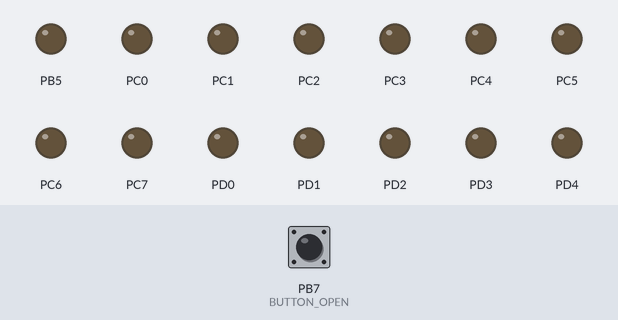
A program run on a simulated ATmega328P, built with avr-gcc and emulated at 2 MHz. Shown: output pins drawn as LEDs (lit = HIGH). Inputs (shaded band) come from the test bench; at power-on: PB7 (BUTTON_OPEN) LOW.

Above: at 1.2 s.
1.3 s: PB7 (BUTTON_OPEN) pulled HIGH for 0.15 s
At 1.37 s:
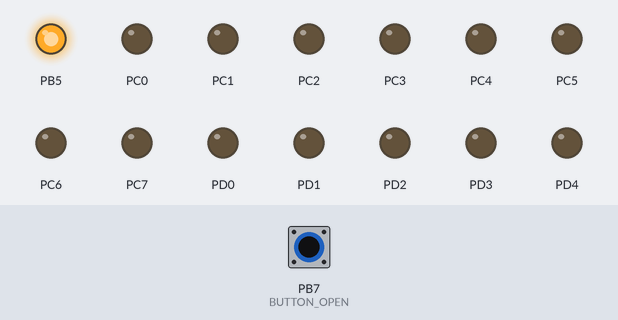
2.9 s: PB7 (BUTTON_OPEN) pulled HIGH for 3.2 s
At 7.4 s:
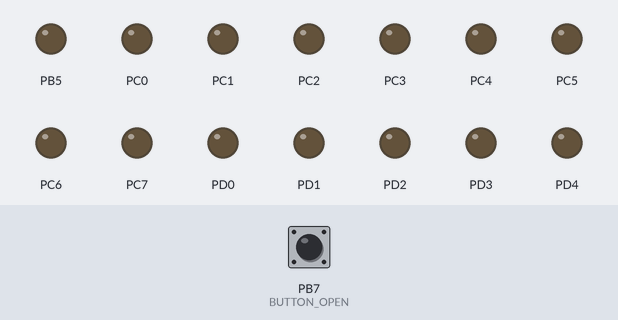
Timing chart, 0 to 8.9 s (numbered marks = the images above; inputs shaded):
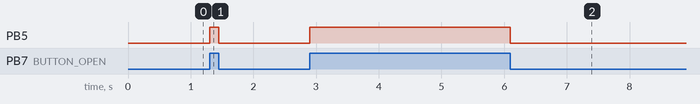

Measured:
- after the input at 1.3 s, PB5: LOW → HIGH at once, → LOW 0.15 s later
- after the input at 2.9 s, PB5: LOW → HIGH at once, → LOW 3.2 s later

The program:

main.c
```c
/*
 * Prelab.c
 *
 * Created: 27/08/2026 1:20:16 pm
 * Author : ferre
 */
#define F_CPU 2000000
#define LED_FREQUENCY 1
#define BUTTON_OPEN (PINB & (1<<PINB7))


#include <avr/io.h>
#include <util/delay.h>
#include <stdbool.h>

void pin_Setup(){
	DDRB = (1<<DDB5);
	DDRC = 0xff;
	DDRD = 0xff;
	PORTB = 0x00;

}

int main(void)
{
	pin_Setup();
    /* Replace with your application code */
	volatile bool button_held = false;
    while (1)
    {
		if (BUTTON_OPEN){
			PORTB |= (1<<PINB5);
			_delay_ms(50);
		} else{
			PORTB &= ~(1<<PINB5);
			_delay_ms(50);
		}


    }
}
```
